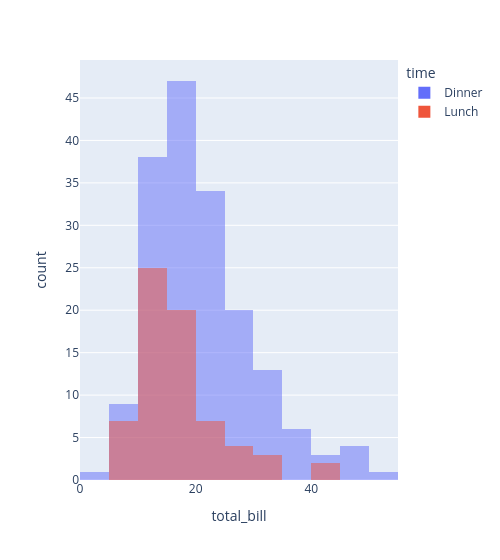

Notebook code for this chart:
### Code cell
# plotly hilstogram
px.histogram(data_frame=df, x='total_bill', width=500, nbins=20, color='time', barmode='overlay')

### Figure 1 — Plotly figure (JSON) as saved in the notebook; plotly's stock layout.template omitted (floating-point values rounded to 4 significant figures; data arrays with more than 128 entries replaced by an {"elided": "..."} marker saying what was removed)
{"data": [{"bingroup": "x", "hovertemplate": "time=Dinner<br>total_bill=%{x}<br>count=%{y}<extra></extra>", "legendgroup": "Dinner", "marker": {"color": "#636efa", "opacity": 0.5, "pattern": {"shape": ""}}, "name": "Dinner", "nbinsx": 20, "orientation": "v", "showlegend": true, "type": "histogram", "x": {"elided": "176 float values"}, "xaxis": "x", "yaxis": "y"}, {"bingroup": "x", "hovertemplate": "time=Lunch<br>total_bill=%{x}<br>count=%{y}<extra></extra>", "legendgroup": "Lunch", "marker": {"color": "#EF553B", "opacity": 0.5, "pattern": {"shape": ""}}, "name": "Lunch", "nbinsx": 20, "orientation": "v", "showlegend": true, "type": "histogram", "x": [27.2, 22.76, 17.29, 19.44, 16.66, 10.07, 32.68, 15.98, 34.83, 13.03, 18.28, 24.71, 21.16, 10.65, 12.43, 24.08, 11.69, 13.42, 14.26, 15.95, 12.48, 29.8, 8.52, 14.52, 11.38, 22.82, 19.08, 20.27, 11.17, 12.26, 18.26, 8.51, 10.33, 14.15, 16.0, 13.16, 17.47, 34.3, 41.19, 27.05, 16.43, 8.35, 18.64, 11.87, 9.78, 7.51, 19.81, 28.44, 15.48, 16.58, 7.56, 10.34, 43.11, 13.0, 13.51, 18.71, 12.74, 13.0, 16.4, 20.53, 16.47, 12.16, 13.42, 8.58, 15.98, 13.42, 16.27, 10.09], "xaxis": "x", "yaxis": "y"}], "layout": {"barmode": "overlay", "legend": {"title": {"text": "time"}, "tracegroupgap": 0}, "margin": {"t": 60}, "width": 500, "xaxis": {"anchor": "y", "domain": [0, 1], "title": {"text": "total_bill"}}, "yaxis": {"anchor": "x", "domain": [0, 1], "title": {"text": "count"}}}}
